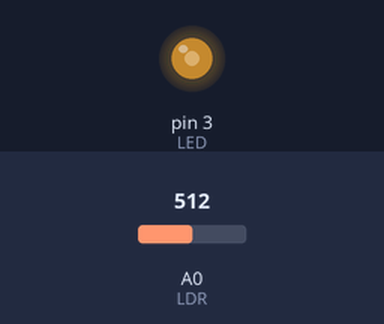
Bench run of a sketch on a simulated Arduino Uno, built with avr-gcc and run on an emulated ATmega328P. On the bench: output pins drawn as LEDs (lit = HIGH). The test bench sets the inputs (shaded band); at power-on: A0 (LDR) = 512.

Above: at 1.2 s.
1.3 s: A0 (LDR) set to 306
At 2.2 s:
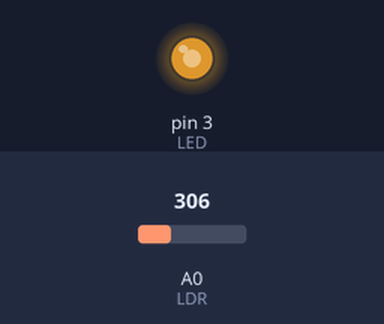
2.8 s: A0 (LDR) set to 122
At 3.4 s:
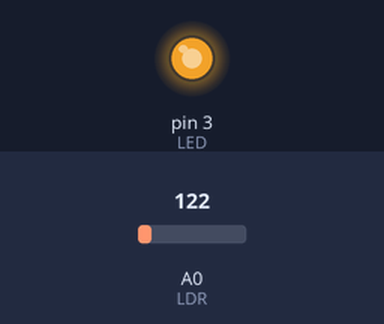
4.3 s: A0 (LDR) set to 900
At 4.6 s:
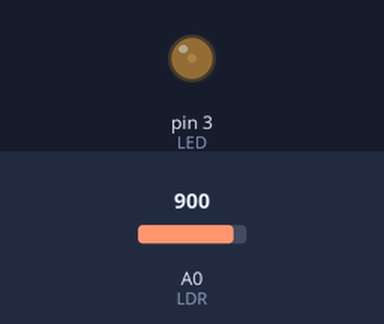
5.8 s: A0 (LDR) set to 1023
At 7.0 s:
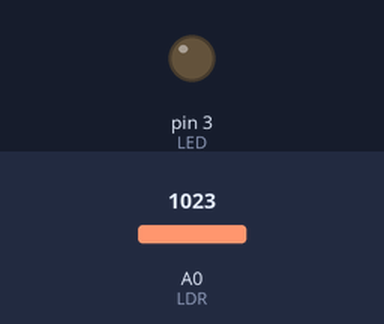
Timing chart, 0 to 8.3 s (numbered marks = the images above; inputs shaded):
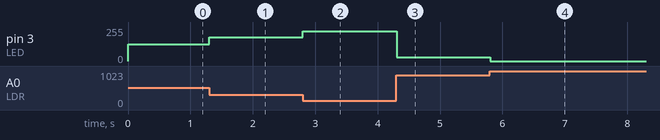

The sketch:

LDR.ino
```cpp
//WAP to control the brightness of the led by reading values from LDR
#define LDR  A0
#define LED  3


void setup()
{
  // put your setup code here, to run once:
  pinMode(3,OUTPUT);

}

unsigned int Light_intensity, duty;
void loop()
{
  //read light intensity from  LDR sensor
  Light_intensity = analogRead(LDR);//0 to 1023

  //scale down the light intensity or map the values from 1 to 1023 to 225 to 0
  duty = 255 - ( Light_intensity / 4);

  //control brightness of the led
  analogWrite(LED , duty);

  delay(100);

}
```

Measured:
- after the input at 1.3 s, pin 3 (LED): 127/255 → 179/255 at once
- after the input at 2.8 s, pin 3 (LED): 179/255 → 225/255 at once
- after the input at 4.3 s, pin 3 (LED): 225/255 → 30/255 at once
- after the input at 5.8 s, pin 3 (LED): 30/255 → 0/255 at once
